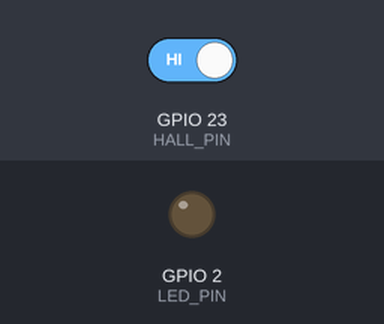
The sketch below on a simulated ESP32. Shown: output pins drawn as LEDs (lit = HIGH). The inputs (shaded band) are chosen by the test bench; at power-on: GPIO 23 (HALL_PIN) HIGH.

Above: at 1.2 s.
1.3 s: GPIO 23 (HALL_PIN) driven LOW
At 1.9 s:
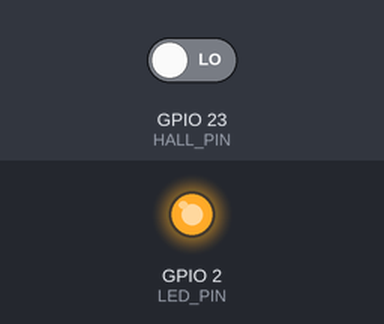
2.8 s: GPIO 23 (HALL_PIN) driven HIGH
At 4.2 s:
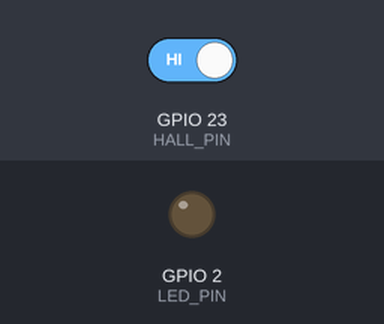
Timing chart, 0 to 5.8 s (numbered marks = the images above; inputs shaded):
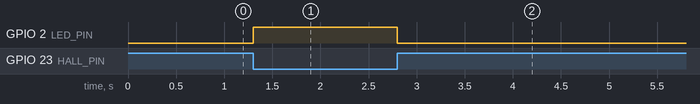

Measured:
- after the input at 1.3 s, GPIO 2 (LED_PIN): LOW → HIGH at once
- after the input at 2.8 s, GPIO 2 (LED_PIN): HIGH → LOW at once

The sketch:

esp32-devkit-arduino-hall-effect-sensor.ino
```cpp
#define LED_PIN   2
#define HALL_PIN  23

void setup()
{
  pinMode(LED_PIN, OUTPUT);
  pinMode(HALL_PIN, INPUT);
}

void loop()
{
  if (digitalRead(HALL_PIN) == LOW)
  {
    // If magnet is detected, then turn on LED
    digitalWrite(LED_PIN, HIGH);
  }
  else
  {
    // If magnet is not detected, then turn off LED
    digitalWrite(LED_PIN, LOW);
  }
}
```
